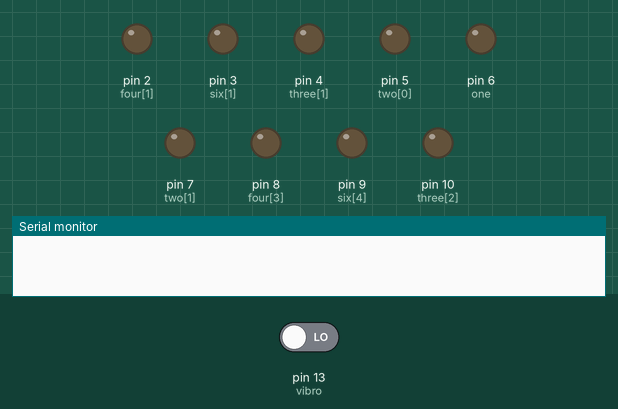
This sketch was run on a simulated Arduino Mega 2560, built with avr-gcc and run on an emulated ATmega2560. Shown: output pins drawn as LEDs (lit = HIGH), the last lines printed to the serial monitor. Inputs (shaded band) come from the test bench; at power-on: pin 13 (vibro) LOW. Random numbers use the default seed unless the sketch sets one.

Above: at 1.2 s.
1.3 s: pin 13 (vibro) driven HIGH
At 2.73 s:
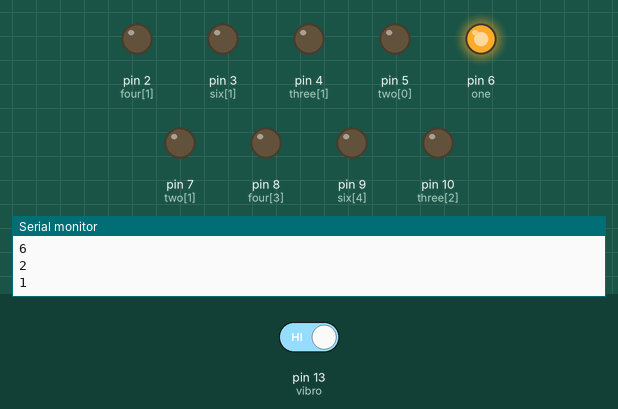
At 4.06 s:
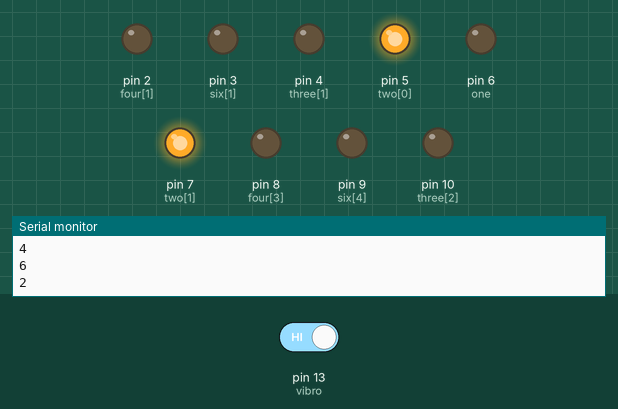
4.3 s: pin 13 (vibro) driven LOW
7.3 s: pin 13 (vibro) driven HIGH
At 11.65 s:
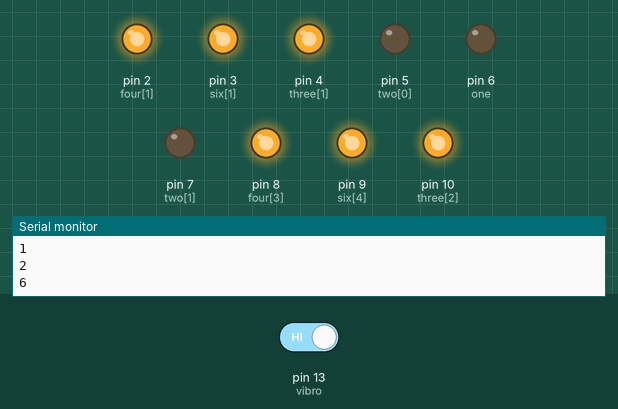
Timing chart, 0 to 31.0 s (numbered marks = the images above; inputs shaded):
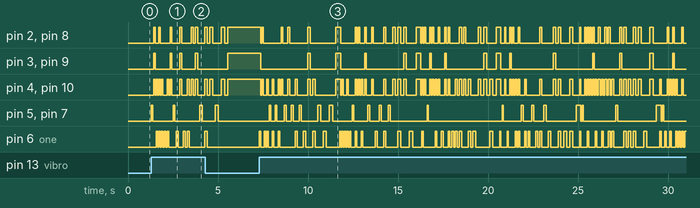

The sketch:

vibro_dice_SW420.ino
```cpp
#include <TrueRandom.h>
#define vibro 13
#define one 6
uint8_t two[] = { 5, 7 };
uint8_t three[] = { 6, 4, 10 };
uint8_t four[] = { 4, 2, 10, 8 };
uint8_t five[] = { 2, 4, 6, 8, 10 };
uint8_t six[] = { 2, 3, 4, 8, 9, 10 };
uint8_t tmp, prev_tmp = 0;

void setup()
{
    Serial.begin(9600);
    for (int i = 2; i <= 10; i++)
        pinMode(i, OUTPUT);
}

void loop()
{
    if (digitalRead(vibro))
    {
        for (int i = 30; i >= 10; i--)
        {
            do
                tmp = TrueRandom.random(1, 7);
            while (prev_tmp == tmp);
            prev_tmp = tmp;
            Serial.println(tmp);
            switch (tmp)
            {
            case 1:
                digitalWrite(one, HIGH);
                break;
            case 2:
                for (int i = 0; i < sizeof(two); i++)
                    digitalWrite(two[i], HIGH);
                break;
            case 3:
                for (int i = 0; i < sizeof(three); i++)
                    digitalWrite(three[i], HIGH);
                break;
            case 4:
                for (int i = 0; i < sizeof(four); i++)
                    digitalWrite(four[i], HIGH);
                break;
            case 5:
                for (int i = 0; i < sizeof(five); i++)
                    digitalWrite(five[i], HIGH);
                break;
            case 6:
                for (int i = 0; i < sizeof(six); i++)
                    digitalWrite(six[i], HIGH);
                break;
            }
            delay(2000 / i);
            if (i > 10)
            {
                OFF();
                delay(2000 / i);
            }
        }
    }
}

void OFF()
{
    for (int i = 2; i < 11; i++)
        digitalWrite(i, LOW);
}
```

Measured:
- after the input at 1.3 s, pin 5 (two[0]), pin 7 (two[1]): goes HIGH 0.07 s, LOW 1.1 s, HIGH 0.09 s, LOW 1.4 s, HIGH 0.13 s, then LOW, starting at once
- after the input at 7.3 s, pin 3 (six[1]), pin 9 (six[4]): HIGH → LOW after 0.07 s, → HIGH 2.6 s later, → LOW 0.13 s later, → HIGH 1.4 s later, … (31 changes in this stretch)
